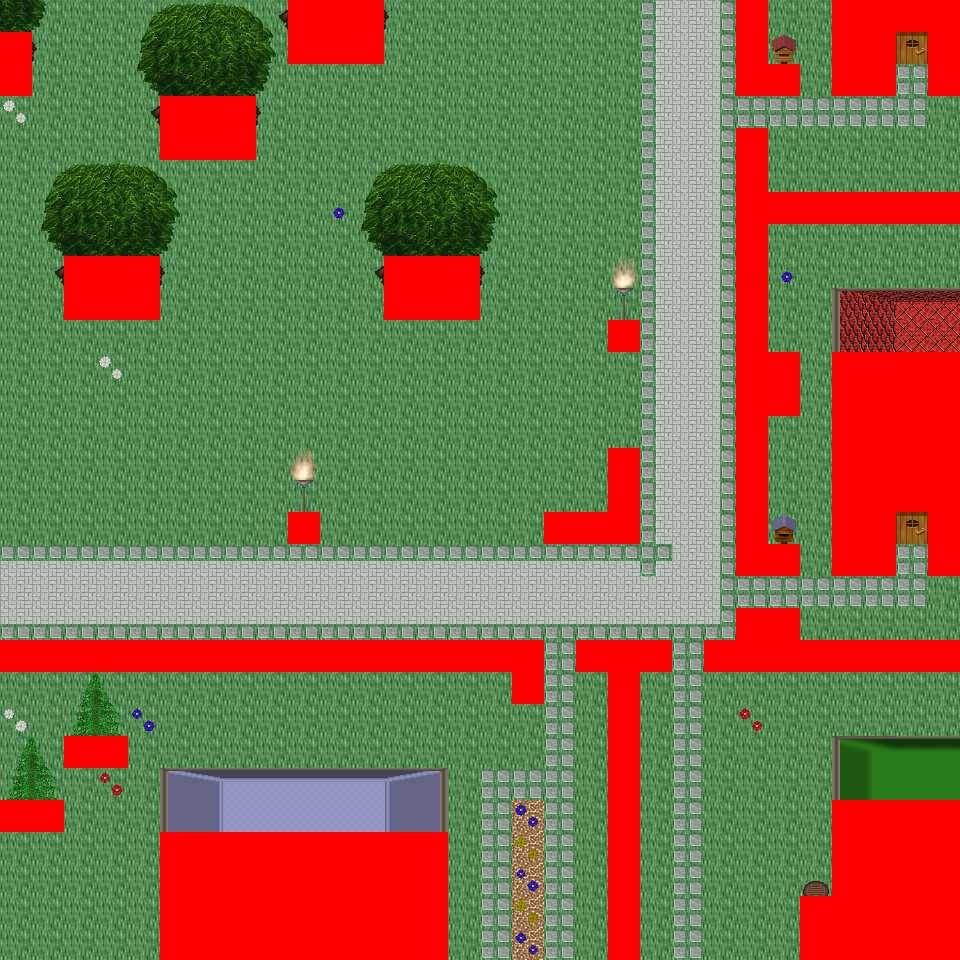

Below is a game level as drawn by its tile map, then a one-line description and the .tmx that defines it (tile-layer data replaced by summaries):
An orthogonal 30x30 tile map with 32x32 px tiles, 6 tile layers (Ground, Object, Object2, Above, ...), 60 tilesets and 14 objects (14x mapExit).

<map version="1.0" orientation="orthogonal" renderorder="right-down" width="30" height="30" tilewidth="32" tileheight="32" nextobjectid="15">
  <tileset firstgid="1" name="tileset_logic_collision" tilewidth="32" tileheight="32" tilecount="1" columns="1">
    <image source="../drawable/tileset_logic_collision.png" width="32" height="32" />
  </tileset>
  <tileset firstgid="2" name="tileset_building_decoration_orbpedestal" tilewidth="32" tileheight="32" tilecount="2" columns="1">
    <image source="../drawable/tileset_building_decoration_orbpedestal.png" width="32" height="64" />
  </tileset>
  <tileset firstgid="4" name="tileset_building_decoration_chimney" tilewidth="32" tileheight="32" tilecount="2" columns="1">
    <image source="../drawable/tileset_building_decoration_chimney.png" width="32" height="64" />
  </tileset>
  <tileset firstgid="6" name="tileset_item_statue_fairypool" tilewidth="32" tileheight="32" tilecount="16" columns="2">
    <image source="../drawable/tileset_item_statue_fairypool.png" width="64" height="256" />
  </tileset>
  <tileset firstgid="22" name="tileset_building_decoration_stone_details" tilewidth="32" tileheight="32" tilecount="4" columns="2">
    <image source="../drawable/tileset_building_decoration_stone_details.png" width="64" height="64" />
  </tileset>
  <tileset firstgid="26" name="tileset_building_door_closed" tilewidth="32" tileheight="32" tilecount="1" columns="1">
    <image source="../drawable/tileset_building_door_closed.png" width="32" height="32" />
  </tileset>
  <tileset firstgid="27" name="tileset_building_door_door" tilewidth="32" tileheight="32" tilecount="6" columns="3">
    <image source="../drawable/tileset_building_door_door.png" width="96" height="64" />
  </tileset>
  <tileset firstgid="33" name="tileset_building_fence_fence_chunky" tilewidth="32" tileheight="32" tilecount="21" columns="3">
    <image source="../drawable/tileset_building_fence_fence_chunky.png" width="96" height="224" />
  </tileset>
  <tileset firstgid="54" name="tileset_building_roof_blue" tilewidth="32" tileheight="32" tilecount="20" columns="5">
    <image source="../drawable/tileset_building_roof_blue.png" width="160" height="128" />
  </tileset>
  <tileset firstgid="74" name="tileset_building_roof_green" tilewidth="32" tileheight="32" tilecount="20" columns="5">
    <image source="../drawable/tileset_building_roof_green.png" width="160" height="128" />
  </tileset>
  <tileset firstgid="94" name="tileset_building_roof_red" tilewidth="32" tileheight="32" tilecount="20" columns="5">
    <image source="../drawable/tileset_building_roof_red.png" width="160" height="128" />
  </tileset>
  <tileset firstgid="114" name="tileset_building_roof_red2" tilewidth="32" tileheight="32" tilecount="20" columns="5">
    <image source="../drawable/tileset_building_roof_red2.png" width="160" height="128" />
  </tileset>
  <tileset firstgid="134" name="tileset_building_roof_roof_borders" tilewidth="32" tileheight="32" tilecount="9" columns="3">
    <image source="../drawable/tileset_building_roof_roof_borders.png" width="96" height="96" />
  </tileset>
  <tileset firstgid="143" name="tileset_building_roof_yellow" tilewidth="32" tileheight="32" tilecount="20" columns="5">
    <image source="../drawable/tileset_building_roof_yellow.png" width="160" height="128" />
  </tileset>
  <tileset firstgid="163" name="tileset_building_window_window_long" tilewidth="32" tileheight="32" tilecount="3" columns="3">
    <image source="../drawable/tileset_building_window_window_long.png" width="96" height="32" />
  </tileset>
  <tileset firstgid="166" name="tileset_ground_cobbled_paving" tilewidth="32" tileheight="32" tilecount="1" columns="1">
    <image source="../drawable/tileset_ground_cobbled_paving.png" width="32" height="32" />
  </tileset>
  <tileset firstgid="167" name="tileset_ground_gravel" tilewidth="32" tileheight="32" tilecount="1" columns="1">
    <image source="../drawable/tileset_ground_gravel.png" width="32" height="32" />
  </tileset>
  <tileset firstgid="168" name="tileset_ground_stone_floors" tilewidth="32" tileheight="32" tilecount="6" columns="3">
    <image source="../drawable/tileset_ground_stone_floors.png" width="96" height="64" />
  </tileset>
  <tileset firstgid="174" name="tileset_ground_ground" tilewidth="32" tileheight="32" tilecount="33" columns="3">
    <image source="../drawable/tileset_ground_ground.png" width="96" height="352" />
  </tileset>
  <tileset firstgid="207" name="tileset_plant_bush_various_small" tilewidth="32" tileheight="32" tilecount="9" columns="3">
    <image source="../drawable/tileset_plant_bush_various_small.png" width="96" height="96" />
  </tileset>
  <tileset firstgid="216" name="tileset_plant_flower_daisy_blue" tilewidth="32" tileheight="32" tilecount="8" columns="2">
    <image source="../drawable/tileset_plant_flower_daisy_blue.png" width="64" height="128" />
  </tileset>
  <tileset firstgid="224" name="tileset_plant_flower_daisy_red" tilewidth="32" tileheight="32" tilecount="8" columns="2">
    <image source="../drawable/tileset_plant_flower_daisy_red.png" width="64" height="128" />
  </tileset>
  <tileset firstgid="232" name="tileset_plant_flower_daisy_white" tilewidth="32" tileheight="32" tilecount="8" columns="2">
    <image source="../drawable/tileset_plant_flower_daisy_white.png" width="64" height="128" />
  </tileset>
  <tileset firstgid="240" name="tileset_plant_flower_daisy_yellow" tilewidth="32" tileheight="32" tilecount="8" columns="2">
    <image source="../drawable/tileset_plant_flower_daisy_yellow.png" width="64" height="128" />
  </tileset>
  <tileset firstgid="248" name="tileset_plant_tree_spruce" tilewidth="32" tileheight="32" tilecount="6" columns="2">
    <image source="../drawable/tileset_plant_tree_spruce.png" width="64" height="96" />
  </tileset>
  <tileset firstgid="254" name="tileset_item_pot_pot_purple" tilewidth="32" tileheight="32" tilecount="1" columns="1">
    <image source="../drawable/tileset_item_pot_pot_purple.png" width="32" height="32" />
  </tileset>
  <tileset firstgid="255" name="tileset_item_pot_pot_tall" tilewidth="32" tileheight="32" tilecount="2" columns="1">
    <image source="../drawable/tileset_item_pot_pot_tall.png" width="32" height="64" />
  </tileset>
  <tileset firstgid="257" name="tileset_item_pot_small_barrel" tilewidth="32" tileheight="32" tilecount="2" columns="1">
    <image source="../drawable/tileset_item_pot_small_barrel.png" width="32" height="64" />
  </tileset>
  <tileset firstgid="259" name="tileset_item_postbox" tilewidth="32" tileheight="32" tilecount="4" columns="2">
    <image source="../drawable/tileset_item_postbox.png" width="64" height="64" />
  </tileset>
  <tileset firstgid="263" name="tileset_furniture_chair_wooden_pale" tilewidth="32" tileheight="32" tilecount="4" columns="2">
    <image source="../drawable/tileset_furniture_chair_wooden_pale.png" width="64" height="64" />
  </tileset>
  <tileset firstgid="267" name="tileset_furniture_table_wooden" tilewidth="32" tileheight="32" tilecount="1" columns="1">
    <image source="../drawable/tileset_furniture_table_wooden.png" width="32" height="32" />
  </tileset>
  <tileset firstgid="268" name="tileset_furniture_table_brick_base" tilewidth="32" tileheight="32" tilecount="3" columns="3">
    <image source="../drawable/tileset_furniture_table_brick_base.png" width="96" height="32" />
  </tileset>
  <tileset firstgid="271" name="tileset_furniture_light_iron_lamp" tilewidth="32" tileheight="32" tilecount="3" columns="1">
    <image source="../drawable/tileset_furniture_light_iron_lamp.png" width="32" height="96" />
  </tileset>
  <tileset firstgid="274" name="tileset_furniture_light_flames" tilewidth="32" tileheight="32" tilecount="6" columns="6">
    <image source="../drawable/tileset_furniture_light_flames.png" width="192" height="32" />
  </tileset>
  <tileset firstgid="280" name="tileset_furniture_sink_dark_side_on" tilewidth="32" tileheight="32" tilecount="6" columns="3">
    <image source="../drawable/tileset_furniture_sink_dark_side_on.png" width="96" height="64" />
  </tileset>
  <tileset firstgid="286" name="tileset_ground_grass_corners" tilewidth="32" tileheight="32" tilecount="24" columns="6">
    <image source="../drawable/tileset_ground_grass_corners.png" width="192" height="128" />
  </tileset>
  <tileset firstgid="310" name="tileset_ground_grass_edges" tilewidth="32" tileheight="32" tilecount="36" columns="12">
    <image source="../drawable/tileset_ground_grass_edges.png" width="384" height="96" />
  </tileset>
  <tileset firstgid="346" name="tileset_plant_tree_tree_fluffy" tilewidth="32" tileheight="32" tilecount="12" columns="4">
    <image source="../drawable/tileset_plant_tree_tree_fluffy.png" width="128" height="96" />
  </tileset>
  <tileset firstgid="358" name="tileset_ground_water_dungeon_water" tilewidth="32" tileheight="32" tilecount="30" columns="3">
    <image source="../drawable/tileset_ground_water_dungeon_water.png" width="96" height="320" />
  </tileset>
  <tileset firstgid="388" name="tileset_furniture_table_wooden_rectangular" tilewidth="32" tileheight="32" tilecount="9" columns="3">
    <image source="../drawable/tileset_furniture_table_wooden_rectangular.png" width="96" height="96" />
  </tileset>
  <tileset firstgid="397" name="tileset_item_statue_metal_and_stone" tilewidth="32" tileheight="32" tilecount="6" columns="3">
    <image source="../drawable/tileset_item_statue_metal_and_stone.png" width="96" height="64" />
  </tileset>
  <tileset firstgid="403" name="tileset_ground_fire_fire" tilewidth="32" tileheight="32" tilecount="27" columns="3">
    <image source="../drawable/tileset_ground_fire_fire.png" width="96" height="288" />
  </tileset>
  <tileset firstgid="430" name="tileset_furniture_table_bench" tilewidth="32" tileheight="32" tilecount="3" columns="3">
    <image source="../drawable/tileset_furniture_table_bench.png" width="96" height="32" />
  </tileset>
  <tileset firstgid="433" name="tileset_plant_bush_hosta" tilewidth="32" tileheight="32" tilecount="9" columns="3">
    <image source="../drawable/tileset_plant_bush_hosta.png" width="96" height="96" />
  </tileset>
  <tileset firstgid="442" name="tileset_plant_tree_tree_green" tilewidth="32" tileheight="32" tilecount="88" columns="8">
    <image source="../drawable/tileset_plant_tree_tree_green.png" width="256" height="352" />
  </tileset>
  <tileset firstgid="530" name="tileset_item_sign_large" tilewidth="32" tileheight="32" tilecount="15" columns="5">
    <image source="../drawable/tileset_item_sign_large.png" width="160" height="96" />
  </tileset>
  <tileset firstgid="545" name="tileset_building_wall_wall_brown" tilewidth="32" tileheight="32" tilecount="12" columns="3">
    <image source="../drawable/tileset_building_wall_wall_brown.png" width="96" height="128" />
  </tileset>
  <tileset firstgid="557" name="tileset_ground_green_paving_4" tilewidth="32" tileheight="32" tilecount="3" columns="3">
    <image source="../drawable/tileset_ground_green_paving_4.png" width="96" height="32" />
  </tileset>
  <tileset firstgid="560" name="tileset_item_swing" tilewidth="32" tileheight="32" tilecount="4" columns="2">
    <image source="../drawable/tileset_item_swing.png" width="64" height="64" />
  </tileset>
  <tileset firstgid="564" name="tileset_item_fishrods" tilewidth="32" tileheight="32" tilecount="12" columns="4">
    <image source="../drawable/tileset_item_fishrods.png" width="128" height="96" />
  </tileset>
  <tileset firstgid="576" name="tileset_logic_creature_human_kalavan" tilewidth="32" tileheight="32" tilecount="5" columns="5">
    <image source="../drawable/tileset_logic_creature_human_kalavan.png" width="160" height="32" />
  </tileset>
  <tileset firstgid="581" name="tileset_logic_creature_animal" tilewidth="32" tileheight="32" tilecount="32" columns="8">
    <image source="../drawable/tileset_logic_creature_animal.png" width="256" height="128" />
  </tileset>
  <tileset firstgid="613" name="tileset_building_decoration_numbers" tilewidth="32" tileheight="32" tilecount="20" columns="2">
    <image source="../drawable/tileset_building_decoration_numbers.png" width="64" height="320" />
  </tileset>
  <tileset firstgid="633" name="tileset_ground_green_paving" tilewidth="32" tileheight="32" tilecount="18" columns="3">
    <image source="../drawable/tileset_ground_green_paving.png" width="96" height="192" />
  </tileset>
  <tileset firstgid="651" name="tileset_item_huge_orb" tilewidth="32" tileheight="32" tilecount="16" columns="2">
    <image source="../drawable/tileset_item_huge_orb.png" width="64" height="256" />
  </tileset>
  <tileset firstgid="667" name="tileset_light_light_5x5" tilewidth="32" tileheight="32" tilecount="25" columns="5">
    <image source="../drawable/tileset_light_light_5x5.png" width="160" height="160" />
  </tileset>
  <tileset firstgid="692" name="tileset_light_dim_light_5x5" tilewidth="32" tileheight="32" tilecount="25" columns="5">
    <image source="../drawable/tileset_light_dim_light_5x5.png" width="160" height="160" />
  </tileset>
  <tileset firstgid="717" name="tileset_item_firewood" tilewidth="32" tileheight="32" tilecount="12" columns="3">
    <image source="../drawable/tileset_item_firewood.png" width="96" height="128" />
  </tileset>
  <tileset firstgid="729" name="tileset_logic_creature_fowl" tilewidth="32" tileheight="32" tilecount="6" columns="6">
    <image source="../drawable/tileset_logic_creature_fowl.png" width="192" height="32" />
  </tileset>
  <tileset firstgid="735" name="tileset_logic_creature_human_imperial" tilewidth="32" tileheight="32" tilecount="16" columns="8">
    <image source="../drawable/tileset_logic_creature_human_imperial.png" width="256" height="64" />
  </tileset>
  <layer name="Ground" width="30" height="30">
    <data>[900 cells, 900 non-empty, 4 distinct tile ids]</data>
  </layer>
  <layer name="Object" width="30" height="30">
    <data>[900 cells, 302 non-empty, 43 distinct tile ids]</data>
  </layer>
  <layer name="Object2" width="30" height="30">
    <data>[900 cells, 21 non-empty, 8 distinct tile ids]</data>
  </layer>
  <layer name="Above" width="30" height="30">
    <data>[900 cells, 179 non-empty, 72 distinct tile ids]</data>
  </layer>
  <layer name="Above2" width="30" height="30">
    <data>[900 cells, 20 non-empty, 6 distinct tile ids]</data>
  </layer>
  <layer name="Walkable" width="30" height="30">
    <data>[900 cells, 198 non-empty, 1 distinct tile ids]</data>
  </layer>
  <objectgroup name="MapEvents">
    <object id="1" name="north" type="mapExit" x="0" y="0" width="288" height="32">
      <properties>
        <property name="map" value="level_0_x71_y147" />
        <property name="x" value="0" />
        <property name="y" value="28" />
      </properties>
    </object>
    <object id="2" name="north2" type="mapExit" x="384" y="0" width="352" height="32">
      <properties>
        <property name="map" value="level_0_x71_y147" />
        <property name="x" value="12" />
        <property name="y" value="28" />
      </properties>
    </object>
    <object id="3" name="north3" type="mapExit" x="768" y="0" width="64" height="32">
      <properties>
        <property name="map" value="level_0_x71_y147" />
        <property name="x" value="24" />
        <property name="y" value="28" />
      </properties>
    </object>
    <object id="4" name="south" type="mapExit" x="0" y="928" width="160" height="32">
      <properties>
        <property name="map" value="level_0_x71_y149" />
        <property name="x" value="0" />
        <property name="y" value="1" />
      </properties>
    </object>
    <object id="5" name="south2" type="mapExit" x="448" y="928" width="160" height="32">
      <properties>
        <property name="map" value="level_0_x71_y149" />
        <property name="x" value="14" />
        <property name="y" value="1" />
      </properties>
    </object>
    <object id="6" name="south3" type="mapExit" x="640" y="928" width="160" height="32">
      <properties>
        <property name="map" value="level_0_x71_y149" />
        <property name="x" value="20" />
        <property name="y" value="1" />
      </properties>
    </object>
    <object id="7" name="west" type="mapExit" x="0" y="0" width="32" height="32">
      <properties>
        <property name="map" value="level_0_x70_y148" />
        <property name="x" value="28" />
        <property name="y" value="0" />
      </properties>
    </object>
    <object id="8" name="west2" type="mapExit" x="0" y="96" width="32" height="544">
      <properties>
        <property name="map" value="level_0_x70_y148" />
        <property name="x" value="28" />
        <property name="y" value="3" />
      </properties>
    </object>
    <object id="9" name="west3" type="mapExit" x="0" y="672" width="32" height="128">
      <properties>
        <property name="map" value="level_0_x70_y148" />
        <property name="x" value="28" />
        <property name="y" value="21" />
      </properties>
    </object>
    <object id="10" name="west4" type="mapExit" x="0" y="832" width="32" height="128">
      <properties>
        <property name="map" value="level_0_x70_y148" />
        <property name="x" value="28" />
        <property name="y" value="26" />
      </properties>
    </object>
    <object id="11" name="east" type="mapExit" x="928" y="96" width="32" height="96">
      <properties>
        <property name="map" value="level_0_x72_y148" />
        <property name="x" value="1" />
        <property name="y" value="3" />
      </properties>
    </object>
    <object id="12" name="east2" type="mapExit" x="928" y="224" width="32" height="128">
      <properties>
        <property name="map" value="level_0_x72_y148" />
        <property name="x" value="1" />
        <property name="y" value="7" />
      </properties>
    </object>
    <object id="13" name="east3" type="mapExit" x="928" y="576" width="32" height="64">
      <properties>
        <property name="map" value="level_0_x72_y148" />
        <property name="x" value="1" />
        <property name="y" value="18" />
      </properties>
    </object>
    <object id="14" name="east4" type="mapExit" x="928" y="672" width="32" height="128">
      <properties>
        <property name="map" value="level_0_x72_y148" />
        <property name="x" value="1" />
        <property name="y" value="21" />
      </properties>
    </object>
  </objectgroup>
</map>
